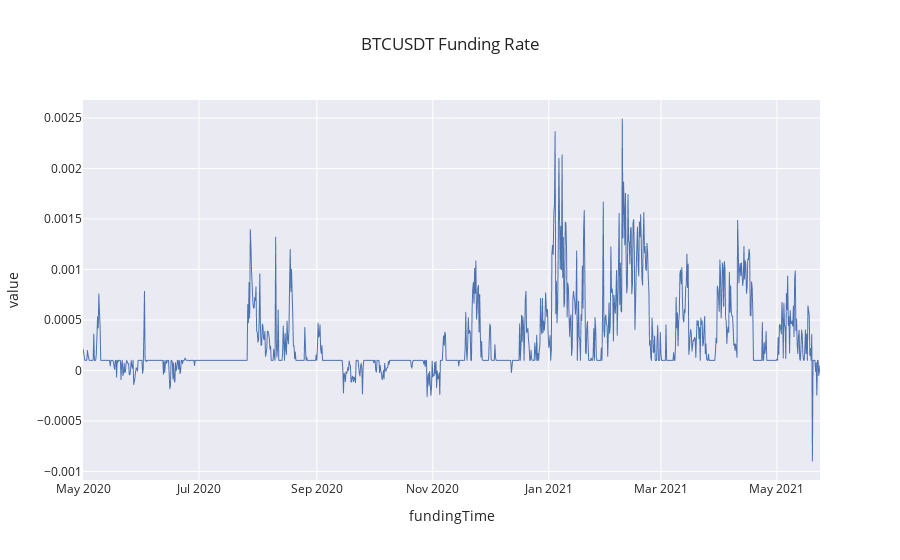

Write notebook code for a chart like this one.
### Markdown cell above
It looks like the funding rate rarely goes negative. Is that because the perpetual price rarely goes below the spot price or is there something structural that may present and arbitrage opportunity going on?

### Code cell
df_funding = utils.get_funding_rate_history(symbol="BTCUSDT", start_time="2020-05-01")
fig = df_funding.fundingRate.plot(title="BTCUSDT Funding Rate")
fig.update_traces(line=dict(width=1))
fig.update(layout_showlegend=False)
fig.show()

### Figure 1 — Plotly figure (JSON) as saved in the notebook; plotly's stock layout.template omitted (floating-point values rounded to 4 significant figures; data arrays with more than 128 entries replaced by an {"elided": "..."} marker saying what was removed)
{"data": [{"hovertemplate": "variable=fundingRate<br>fundingTime=%{x}<br>value=%{y}<extra></extra>", "legendgroup": "fundingRate", "line": {"color": "rgb(76,114,176)", "dash": "solid", "width": 1}, "mode": "lines", "name": "fundingRate", "showlegend": true, "type": "scattergl", "x": {"elided": "1164 str values"}, "xaxis": "x", "y": {"elided": "1164 float values"}, "yaxis": "y"}], "layout": {"legend": {"title": {"text": "variable"}, "tracegroupgap": 0}, "showlegend": false, "title": {"text": "BTCUSDT Funding Rate"}, "xaxis": {"anchor": "y", "domain": [0, 1], "title": {"text": "fundingTime"}}, "yaxis": {"anchor": "x", "domain": [0, 1], "title": {"text": "value"}}}}
